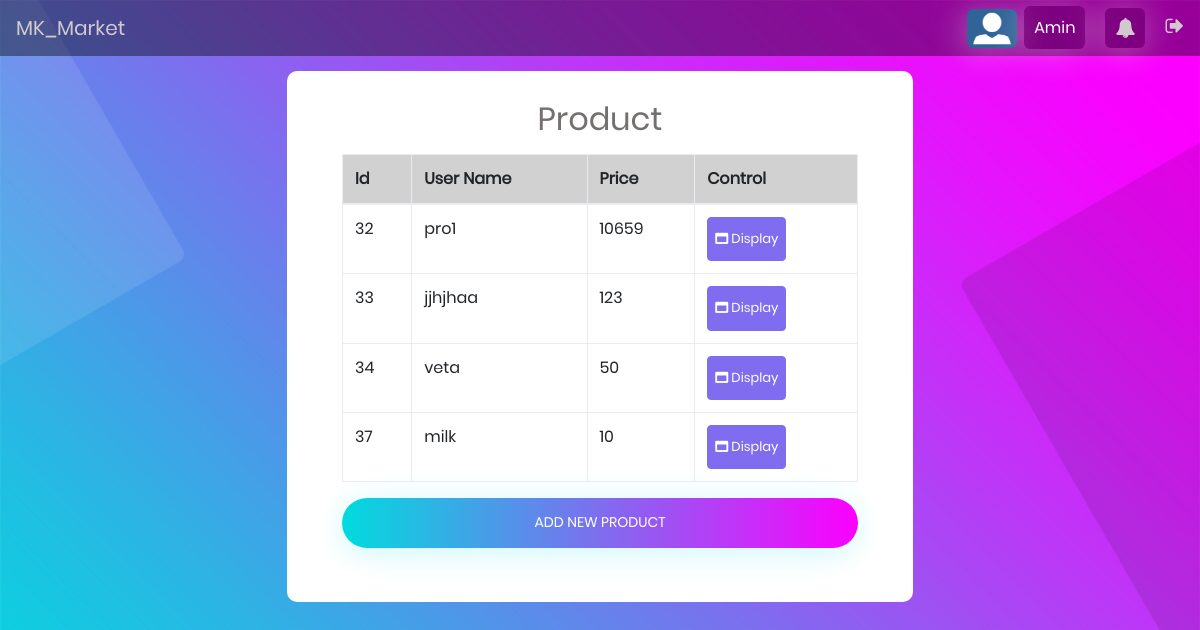
The app's page /App/controllers/Cashier/C_DisplayCategory.php?action=DisplayProduct&id=4 (signed in) with its own data.
### tables this page shows
CREATE TABLE `products` (
  `Product_Name` varchar(255) DEFAULT NULL,
  `ID` int(11) NOT NULL,
  `Amount` varchar(255) DEFAULT NULL,
  `CatigioriseID` int(11) DEFAULT NULL,
  `Price` varchar(255) DEFAULT NULL,
  `Offer` varchar(255) DEFAULT NULL,
  `ProductImage` varchar(255) DEFAULT NULL,
  `ExpireDate` date DEFAULT NULL,
  `ProductDate` date DEFAULT NULL,
  `Describtion` text
);

### App/models/Display.php (called while the page is built, shortened)
<?php
class Display {
    private $tablename;
    public function setTableName($tablename)
    {
        $this->tablename=$tablename;
    }
    function connectToDB(){
        try
        {
            $var = "../../include/vars.php";
            $this->database=new Database($var);
        }
        catch (Exception $EXO)
        {
            echo $EXO->getMessage;
        }
    }
    public function getByJoin(array $tableargs ,array $tableargsEquality,$condition=''){
        $sql = "SELECT ";
        if(count($tableargs)){
            $i=1;
            foreach($tableargs as $table=>$arg){
                $sql.=$table.'.'.$arg;
                if($i<count($tableargs)){
                    $sql.=',';
                }
                $i++;
            }
            $sql.=" FROM ".$this->tablename ;
            foreach($tableargsEquality as $table=>$equal)
                {
                    $sql.=" INNER JOIN " . $table . " ON " . $table.".ID = " . $this->tablename  . "." . $table . "ID";
                }
           $sql.=$condition;
            $db = $this->database->db;
            $stmt = $db->prepare($sql);
            $stmt->execute();
            $cont = $stmt->rowCount();
            if($cont > 0){
            for($i=0; $i<$cont; $i++)
            {
                $data[$i] = $stmt->fetch();
            }
              return $data;
        }
        }else{
            echo "error happend";
        }
    }
}
?>

### App/views/Cashier/V_DisplayALLProduct.php (the view, shortened to what this page needs)
<?php
    include '../../Tempelates/header.php';
    include '../../Tempelates/navbar.php';
?>
<div class="container-login100">
    <div class="wrap-login100 p-l-55 p-r-55 p-t-65 p-b-54 ">
        <h2 class="headcash">Product</h2>
        <table class="table table-bordered ">
          <thead style="text-aline=center">
            <tr>
                <th>Id</th>
                <th>User Name</th>
                <th>Price</th>
                <th>Control</th>
            </tr>
          </thead>
          <tbody>
<?php
include "../../models/Display.php";
$tablename = "Products";
$display = new Display();
$display->setTableName($tablename);
$tableargs = array('Products' => '*','Catigiorise' => 'Name');
$tableargsEquality = array('Catigiorise' => 'ID');
$where = $_SESSION['Cat_ID'];
$condation = " WHERE CatigioriseID = " . $where;
$joindata = $display->getByJoin($tableargs,$tableargsEquality,$condation);
            if(empty($joindata)){
                echo "There is no product please try to add sum....";
            }else{
            foreach($joindata as $item){
                echo "
                    <tr>
                        <td>{$item['ID']}</td>
                        <td>{$item['Product_Name']}</td>
                        <td>{$item['Price']}</td>
                        <td>
                            <a href ='../../controllers/Cashier/C_DisplayCategory.php?action=display&id={$item['ID']}' class = 'btn btn-info confirm btn-up'> <i class='fa fa-window-maximize' aria-hidden='true'></i> Display</a>
                        </td>
                    </tr>
                        ";
            }
      }
?>
       </tbody>
        </table>
        <div class="container-login100-form-btn">
                <div class="wrap-login100-form-btn">
                        <div class="login100-form-bgbtn"></div>
                        <button class="login100-form-btn" name="submit">
                            <a style="color:#fff" href="../../controllers/Admin/C_manageProduct.php?action=add">Add New Product</a>
                        </button>
                </div>
        </div>
    </div>
</div>
<?php
include "../../Tempelates/footer.php";
?>

### App/resources/Css/main.css (style rules this page uses)
a:link { color: #fff; }
* { margin: 0px; padding: 0px; box-sizing: border-box; }
body, html { height: 100%; font-family: Poppins-Regular, sans-serif; background-attachment: fixed; background-size:cover ; background-image: url('../images/bg-01.jpg'); }
a { font-family: Poppins-Regular; font-size: 14px; line-height: 1.7; color: #666666; margin: 0px; transition: all 0.4s; -webkit-transition: all 0.4s; -o-transition: all 0.4s; -moz-transition: all 0.4s; }
h1,h2,h3,h4,h5,h6 { margin: 0px; }
button { outline: none !important; border: none; background: transparent; }
.container-login100 { width: 100%; display: -webkit-box; display: -webkit-flex; display: -moz-box; display: -ms-flexbox; display: flex; flex-wrap: wrap; justify-content: center; align-items: center; padding: 15px; background-repeat: no-repeat; background-position: center; background-size: cover; }
.wrap-login100 { width: 626px; background: #fff; border-radius: 10px; overflow: hidden; }
.container-login100-form-btn { display: -webkit-box; display: -webkit-flex; display: -moz-box; display: -ms-flexbox; display: flex; flex-wrap: wrap; justify-content: center; }
.wrap-login100-form-btn { width: 100%; display: block; position: relative; z-index: 1; border-radius: 25px; overflow: hidden; margin: 0 auto; box-shadow: 0 5px 30px 0px rgba(3, 216, 222, 0.2); -moz-box-shadow: 0 5px 30px 0px rgba(3, 216, 222, 0.2); -webkit-box-shadow: 0 5px 30px 0px rgba(3, 216, 222, 0.2); -o-box-shadow: 0 5px 30px 0px rgba(3, 216, 222, 0.2); -ms-box-shadow: 0 5px 30px 0px rgba(3, 216, 222, 0.2); }
.login100-form-bgbtn { position: absolute; z-index: -1; width: 300%; height: 100%; background: #a64bf4; background: -webkit-linear-gradient(right, #00dbde, #fc00ff, #00dbde, #fc00ff); background: -o-linear-gradient(right, #00dbde, #fc00ff, #00dbde, #fc00ff); background: -moz-linear-gradient(right, #00dbde, #fc00ff, #00dbde, #fc00ff); background: linear-gradient(right, #00dbde, #fc00ff, #00dbde, #fc00ff); top: 0; left: -100%; -webkit-transition: all 0.4s; -o-transition: all 0.4s; -moz-transition: all 0.4s; transition: all 0.4s; }
.login100-form-btn { font-family: Poppins-Medium; font-size: 16px; color: #fff; line-height: 1.2; text-transform: uppercase; display: -webkit-box; display: -webkit-flex; display: -moz-box; display: -ms-flexbox; display: flex; justify-content: center; align-items: center; padding: 0 20px; width: 100%; height: 50px; }
.headcash { color: #747070; text-align: center; margin-top: -35px; margin-bottom: 18px; }
.table thead { background-color: #d1d1d1; }
.table .btn-up { background-color: #806cef; border-color: #806cef; }
.table .btn { font-size: 13px; padding: 13px 7px; }

### records on screen
products: ID "32", Product_Name "pro1", Price "10659"
products: ID "33", Product_Name "jjhjhaa", Price "123"
products: ID "34", Product_Name "veta", Price "50"
products: ID "37", Product_Name "milk", Price "10"

### other values on screen
$userName "Amin"
